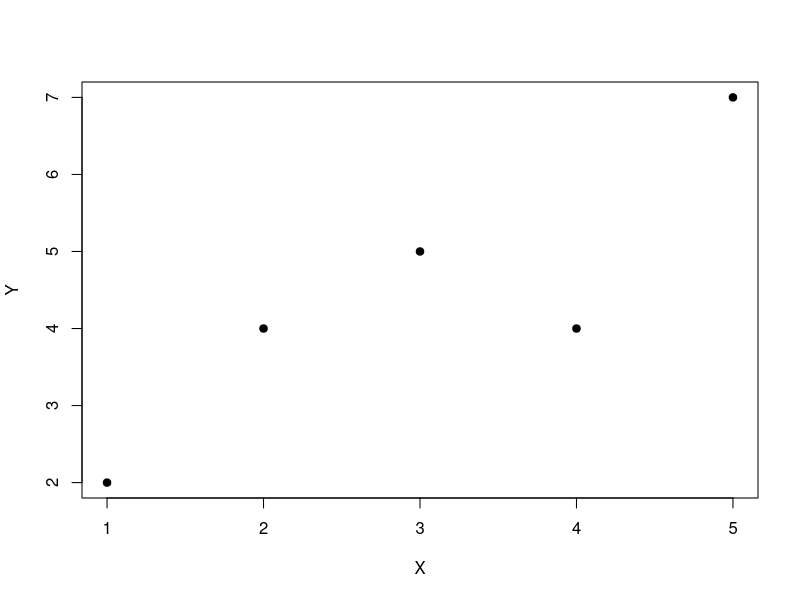
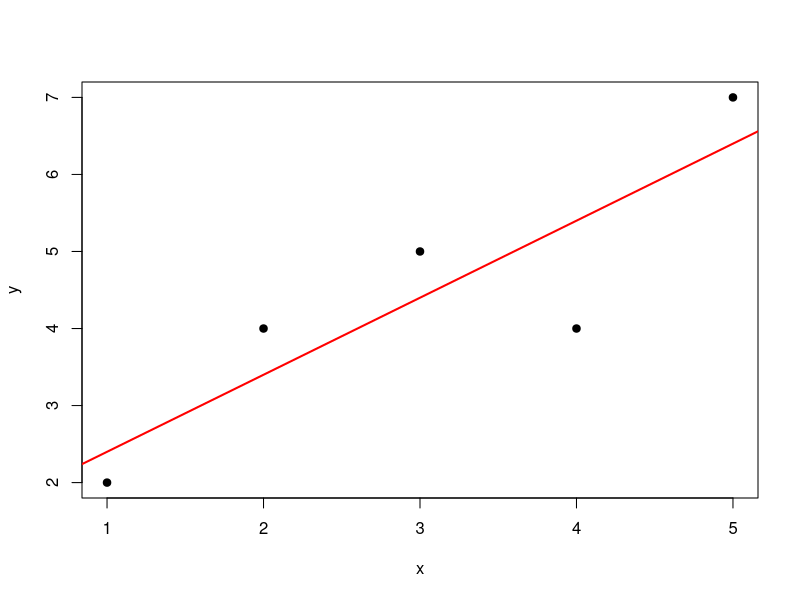

Source code (R) for these figures, in order:
# PART 1: JOINT DESCRIPTION OF SEVERAL VARIABLES

# Creates the joint absolute and relative frequency tables from two vectors of raw data.
pairToTable <- function(x, y){
  
  absoluteTable <- table(x, y)
  
  # Uncomment if you need relative frequencies
  # relativeTable <- prop.table(absoluteTable)
}

# Builds a two-dimensional frequency table when data is already given as a matrix.
createTwoDimensionalTable <- function(data_by_row, x_categories, y_categories){
  
  absoluteTable <- matrix(data_by_row, nrow = length(x_categories), byrow = TRUE, dimnames = list(x_categories, y_categories))
  
  # Uncomment if you need relative frequencies
  # relativeTable <- prop.table(absoluteTable)
}

# Calculates class marks and interval widths when data is grouped in intervals.
getClassMarks <- function(lower_limits, upper_limits){
  
  classMarks <- (lower_limits + upper_limits) / 2
  
  # Uncomment if you need interval widths
  # intervalWidths <- upper_limits - lower_limits
}

# Computes the marginal distributions of X (rows) and Y (columns) from a joint table.
getMarginals <- function(twoDimensionalTable){
  
  marginalAbsolute_X <- rowSums(twoDimensionalTable)
  marginalAbsolute_Y <- colSums(twoDimensionalTable)
  
  # Uncomment the one you want to return
  # marginalRelative_X <- prop.table(marginalAbsolute_X)
  # marginalRelative_Y <- prop.table(marginalAbsolute_Y)
}

# Extracts the conditional distribution of Y given a specific value of X (row).
getConditional_Y_given_X <- function(twoDimensionalTable, x_value){
  
  conditionalAbsolute_Y <- twoDimensionalTable[as.character(x_value), ]
  
  # Uncomment if you need relative frequencies
  # conditionalRelative_Y <- prop.table(conditionalAbsolute_Y)
}

# Extracts the conditional distribution of X given a specific value of Y (column).
getConditional_X_given_Y <- function(twoDimensionalTable, y_value){
  
  conditionalAbsolute_X <- twoDimensionalTable[, as.character(y_value)]
  
  # Uncomment if you need relative frequencies
  # conditionalRelative_X <- prop.table(conditionalAbsolute_X)
}

# Calculates mean, variance, median, and mode for any 1D distribution (marginal or conditional).
getDistributionStats <- function(categories, frequencies){
  
  relativeFreq <- prop.table(frequencies)
  cumulativeRelFreq <- cumsum(relativeFreq)
  meanValue <- sum(categories * relativeFreq)
  
  # Uncomment the specific measure you need
  # varianceValue <- sum((categories^2) * relativeFreq) - (meanValue^2)
  # medianValue <- categories[which(cumulativeRelFreq >= 0.5)[1]]
  # modeValue <- categories[which(relativeFreq == max(relativeFreq))]
}

# Calculates means (center of gravity), variances, and covariance from raw data vectors.
getRawBivariateStats <- function(x, y){
  
  n <- length(x)
  mean_X <- mean(x)
  mean_Y <- mean(y)
  
  variance_X <- sum((x - mean_X)^2) / n
  variance_Y <- sum((y - mean_Y)^2) / n
  covariance_XY <- sum((x - mean_X) * (y - mean_Y)) / n
}

# Calculates means, ordinary moments, variances, and covariance from a two-dimensional table.
getTableBivariateStats <- function(twoDimensionalTable, x_values, y_values){
  
  relativeTable <- prop.table(twoDimensionalTable)
  marginalRel_X <- rowSums(relativeTable)
  marginalRel_Y <- colSums(relativeTable)
  
  mean_X <- sum(x_values * marginalRel_X)
  mean_Y <- sum(y_values * marginalRel_Y)
  
  moment_20 <- sum((x_values^2) * marginalRel_X)
  moment_02 <- sum((y_values^2) * marginalRel_Y)
  moment_11 <- sum(outer(x_values, y_values, "*") * relativeTable)
  
  variance_X <- moment_20 - (mean_X^2)
  variance_Y <- moment_02 - (mean_Y^2)
  covariance_XY <- moment_11 - (mean_X * mean_Y)
}

# Computes the moment of order (r, s) around point (a, b) from raw data vectors.
getRawMoment <- function(x, y, r, s, a = 0, b = 0){
  
  n <- length(x)
  moment_rs <- sum(((x - a)^r) * ((y - b)^s)) / n
}

# Computes the moment of order (r, s) around point (a, b) from a two-dimensional table.
getTableMoment <- function(twoDimensionalTable, x_values, y_values, r, s, a = 0, b = 0){
  
  relativeTable <- prop.table(twoDimensionalTable)
  moment_rs <- sum(outer((x_values - a)^r, (y_values - b)^s, "*") * relativeTable)
}


# PART 2: DEPENDENCY AND INDEPENDENCE BETWEEN VARIABLES 

# Checks if X and Y are statistically independent by comparing joint and marginal frequencies.
checkIndependence <- function(twoDimensionalTable){
  
  relativeTable <- prop.table(twoDimensionalTable)
  expectedTable <- outer(rowSums(relativeTable), colSums(relativeTable), "*")
  
  isIndependent <- all(abs(relativeTable - expectedTable) < 1e-6)
}

# Checks if X functionally depends on Y (one non-zero cell per column) or Y on X (per row).
checkFunctionalDependency <- function(twoDimensionalTable){
  
  X_depends_on_Y <- all(colSums(twoDimensionalTable > 0) == 1)
  
  # Uncomment to check if Y functionally depends on X instead
  # Y_depends_on_X <- all(rowSums(twoDimensionalTable > 0) == 1)
}


# PART 4: MODEL FORMULATION (LEAST SQUARES METHOD) 

# Computes residuals, Sum of Squared Errors (SSE), and Mean Squared Error (MSE).
getLeastSquaresErrors <- function(y_observed, y_estimated){
  
  n <- length(y_observed)
  residuals_e <- y_observed - y_estimated
  sse <- sum(residuals_e^2)
  
  # Uncomment if you need the Mean Squared Error (MSE) instead of SSE
  # mse <- sse / n
}

# Computes the general regression curve of Y on X (conditional means of Y for each X).
getGeneralRegressionCurve <- function(twoDimensionalTable, y_values){
  
  conditionalRelByRow <- prop.table(twoDimensionalTable, margin = 1)
  conditionalMeans_Y_given_X <- as.vector(conditionalRelByRow %*% y_values)
}

# STATISTICAL METHODS — QUICK TEMPLATE
# Change x, y, z and the example values to match the exercise.

x <- c(1, 2, 3, 4, 5)
y <- c(2, 4, 5, 4, 7)

# Calculate the mean
mean(x)

# Calculate the median
median(x)

# Calculate the mode
mode_function <- function(x) { t <- table(x); as.numeric(names(t)[t == max(t)]) }
mode_function(x)

# Calculate the variance using divisor n
mean((x - mean(x))^2)

# Calculate the standard deviation using divisor n
sqrt(mean((x - mean(x))^2))

# Calculate the sample variance (divisor n-1)
var(x)

# Calculate the sample standard deviation
sd(x)

# Calculate the absolute frequencies
table(x)

# Calculate the relative frequencies
prop.table(table(x))

# Calculate the cumulative frequencies
cumsum(table(x))

# Create a frequency table from values and frequencies
values <- c(1, 2, 3, 4)
frequencies <- c(2, 5, 3, 1)
data.frame(value = values, frequency = frequencies,
           relative_frequency = frequencies / sum(frequencies),
           cumulative_frequency = cumsum(frequencies),
           cumulative_relative_frequency = cumsum(frequencies) / sum(frequencies))

# Calculate the mean from a frequency table
sum(values * frequencies) / sum(frequencies)

# Calculate the median from a frequency table
median(rep(values, frequencies))

# Calculate the mode from a frequency table
values[frequencies == max(frequencies)]

# Create a joint frequency table
table(x, y)

# Create a joint frequency table with marginal totals
addmargins(table(x, y))

# Calculate the marginal frequencies of X
margin.table(table(x, y), 1)

# Calculate the marginal frequencies of Y
margin.table(table(x, y), 2)

# Calculate the distribution of Y given X = 2
table(y[x == 2])

# Calculate the relative distribution of Y given X = 2
prop.table(table(y[x == 2]))

# Calculate the distribution of X given Y = 4
table(x[y == 4])

# Calculate the relative distribution of X given Y = 4
prop.table(table(x[y == 4]))

# Calculate the mean of Y given X = 2
mean(y[x == 2])

# Calculate the mean of X given Y = 4
mean(x[y == 4])

# Calculate the covariance using divisor n
mean((x - mean(x)) * (y - mean(y)))

# Calculate the sample covariance (divisor n-1)
cov(x, y)

# Calculate Pearson's correlation coefficient
cor(x, y, method = "pearson")

# Calculate Spearman's rank correlation coefficient
cor(x, y, method = "spearman")

# Draw a scatter plot
plot(x, y, pch = 19, xlab = "X", ylab = "Y")

# Calculate the regression line of Y on X
model_yx <- lm(y ~ x)
coef(model_yx)

# Draw the regression line of Y on X
plot(x, y, pch = 19)
abline(lm(y ~ x), col = "red", lwd = 2)

# Calculate the regression line of X on Y
model_xy <- lm(x ~ y)
coef(model_xy)

# Predict Y when X = 6
predict(lm(y ~ x), newdata = data.frame(x = 6))

# Predict X when Y = 6
predict(lm(x ~ y), newdata = data.frame(y = 6))

# Calculate the fitted values of Y
fitted(lm(y ~ x))

# Calculate the regression residuals
residuals(lm(y ~ x))

# Calculate the sum of squared errors (SSE)
sum(residuals(lm(y ~ x))^2)

# Calculate the coefficient of determination (R-squared)
summary(lm(y ~ x))$r.squared

# Calculate the residual variance using divisor n
mean(residuals(lm(y ~ x))^2)

# Fit a quadratic regression model
model_parabola <- lm(y ~ x + I(x^2))
coef(model_parabola)

# Predict using the quadratic regression model when X = 6
predict(model_parabola, newdata = data.frame(x = 6))

# Fit a logarithmic regression model: y = a + b*ln(x)
model_log <- lm(y ~ log(x))
coef(model_log)

# Predict using the logarithmic regression model when X = 6
predict(model_log, newdata = data.frame(x = 6))

# Fit an exponential regression model: y = a*exp(b*x) (requires y > 0)
model_exp <- lm(log(y) ~ x)
a <- exp(coef(model_exp)[1])
b <- coef(model_exp)[2]
c(a = a, b = b)

# Predict using the exponential regression model when X = 6
exp(predict(model_exp, newdata = data.frame(x = 6)))

# Fit a power regression model: y = a*x^b (requires x > 0 and y > 0)
model_power <- lm(log(y) ~ log(x))
a <- exp(coef(model_power)[1])
b <- coef(model_power)[2]
c(a = a, b = b)

# Predict using the power regression model when X = 6
exp(predict(model_power, newdata = data.frame(x = 6)))

# Test independence using the chi-square test
chisq.test(table(x, y), correct = FALSE)

# Calculate the contingency coefficient
tab <- table(x, y)
chi <- chisq.test(tab, correct = FALSE)$statistic
sqrt(as.numeric(chi) / (sum(tab) + as.numeric(chi)))

# Fit the plane z = a + b*x + c*y
z <- c(3, 5, 6, 8, 9)
model_plane <- lm(z ~ x + y)
coef(model_plane)

# Calculate the fitted values of the plane
fitted(model_plane)

# Calculate the sum of squared residuals for the plane
sum(residuals(model_plane)^2)

# Calculate the residual variance of the plane using divisor n
mean(residuals(model_plane)^2)

# Calculate the R-squared of the plane
summary(model_plane)$r.squared
